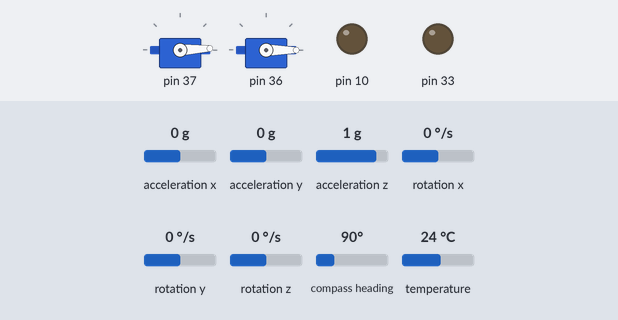
This program was run on a simulated Teensy 4. Shown: 2 × servo, output pins drawn as LEDs (lit = HIGH). The inputs (shaded band) are chosen by the test bench; at power-on: rotation y 0 °/s, rotation z 0 °/s, acceleration x 0 g, acceleration y 0 g, acceleration z 1 g, rotation x 0 °/s, compass heading 90°, temperature 24 °C. What the program prints to the serial monitor is not drawn.

Above: at 1.2 s.
1.3 s: rotation y set to 3 °/s
At 2.8 s:
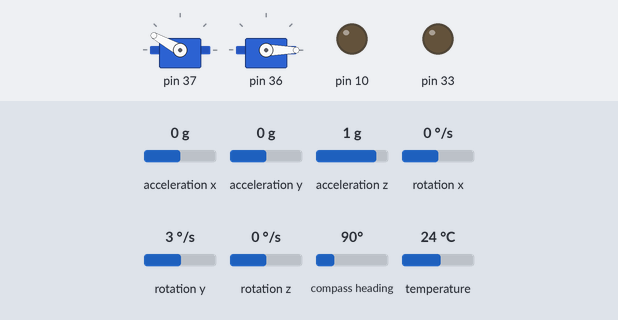
4.3 s: rotation z set to 3 °/s
At 5.2 s:
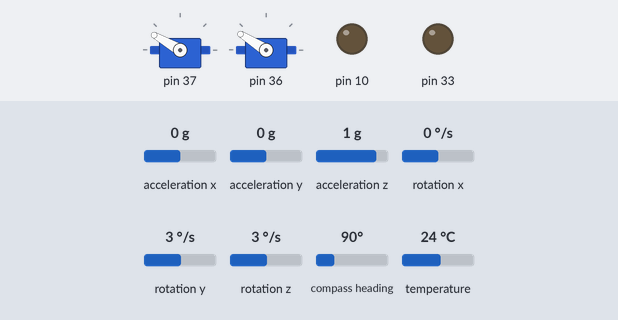
7.3 s: rotation y set to -4 °/s
At 10.2 s:
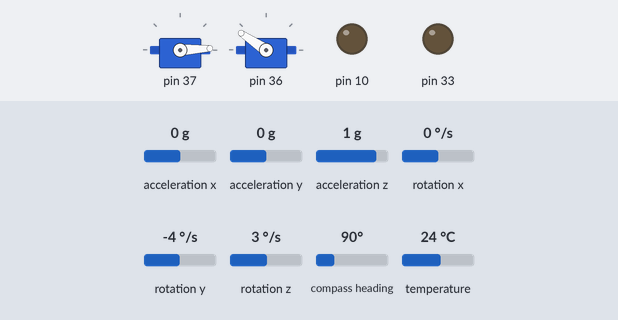
Timing chart, 0 to 16.3 s (numbered marks = the images above; inputs shaded):
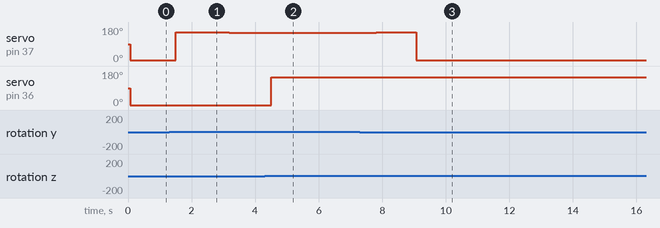

The program:

main.cpp
```cpp
#include <Arduino.h>

#include "FlightState.h"
#include "DataPoint.h"

#include "Orientation.h"
#include "PID.h"

#include "TVCMount.h"
#include "Pyro.h"

// ====================
// CUSTOM CLASSES
// ====================

TVCMount tvcMount(37, 36); // Z SERVO -> 37 Y SERVO -> 36
Pyro pyro(10, 33);


// ====================
// IMU
// ====================

Adafruit_LSM9DS1 lsm = Adafruit_LSM9DS1();


// ====================
// TIME
// ====================

uint64_t thisLoopMicros;
uint64_t calGyroMicros;
uint64_t flightStartMicros;
uint64_t calGyroLastMicros;
uint64_t launchDetectStart;
uint64_t burnoutDetectStart;
uint64_t dataLogMicros;

double dt;
double dtPID;
double lastPIDUpdate;

uint32_t nextServoWrite;
const uint8_t servoHz = 16;
const uint32_t servoWriteSpacing = 1000000 / servoHz;


// ====================
// ORIENTATION + PID
// ====================

Orientation ori;
LSM9DS1RawData imuRawData;
EulerAngles gyroData;
EulerAngles gyroOut;

float kp = 0.3;
float ki = 0.2;
float kd = 0.15;
float setpoint = 0;
PID pidY = {kp, ki, kd, setpoint};
PID pidZ = {kp, ki, kd, setpoint};

LSM9DS1CalGyroData calGyro;

double pidYOut, pidZOut;
double torqueY, torqueZ;
double angleYOut, angleZOut;

// ====================
// STATE
// ====================
FlightState currentState;

const uint8_t launchDetect = 12;
const int8_t burnoutDetect = -11;

const uint64_t launchDetectTime = 100000;


// ====================
// MISC / PROTO FUNCTIONS
// ====================

// Calibrate Gyros

// Torque PID


// ====================
// FUNCTIONS
// ====================

void startup()
{
  Serial.begin(9600);
  while (!Serial)
  {
    delay(1);
  }
  if (!lsm.begin())
  {
    Serial.println("LSM9DS1 could not be initialized, check your wiring!");
  }

  lsm.setupAccel(lsm.LSM9DS1_ACCELRANGE_2G);
  lsm.setupMag(lsm.LSM9DS1_MAGGAIN_4GAUSS);
  lsm.setupGyro(lsm.LSM9DS1_GYROSCALE_245DPS);

  currentState = GROUND_IDLE;
}

void beginTiming()
{
  nextServoWrite = micros() + servoWriteSpacing;
  flightStartMicros = micros();
  lastPIDUpdate = micros();
}

void updateTiming()
{
  thisLoopMicros = micros();
  dt = ((double)(thisLoopMicros - flightStartMicros) / 1000000.);
  flightStartMicros = thisLoopMicros;
}

void checkSensors()
{
  lsm.read();
  sensors_event_t a, m, g, temp;
  lsm.getEvent(&a, &m, &g, &temp);

  gyroData.roll = g.gyro.x;
  gyroData.pitch = g.gyro.y;
  gyroData.yaw = g.gyro.z;

  imuRawData.accelX = a.acceleration.x;
  imuRawData.accelY = a.acceleration.y;
  imuRawData.accelZ = a.acceleration.z;

  imuRawData.magX = m.magnetic.x;
  imuRawData.magY = m.magnetic.y;
  imuRawData.magZ = m.magnetic.z;
}

void updateOri()
{
  ori.update(gyroData, dt);
  gyroOut = ori.toEuler();

  Serial.print("Y => \t"); Serial.print(gyroOut.pitch * RAD_TO_DEG); Serial.print("\t");
  Serial.print("Z => \t"); Serial.print(gyroOut.yaw * RAD_TO_DEG); Serial.print("\n");

  // if (gyroOut.pitch >= 30 || gyroOut.pitch <= -30 || gyroOut.yaw >= 30 || gyroOut.yaw <= -30)
  // {
  //   currentState = ABORT;
  // }
}

void checkLaunch()
{
  if(imuRawData.accelX < launchDetect) launchDetectStart = thisLoopMicros;
  if(thisLoopMicros > launchDetectStart + launchDetectTime) currentState = POWERED_FLIGHT;
  // Serial.print("Accel X "); Serial.print(imuRawData.accelX); Serial.print("\t");
}

float calculateThrust(float _mass, float _accel)
{
  return _mass * _accel;
}

/*
  measuredForce = calculateThrust(MASS, imuRawData.accelX);

  tvcXPIDOutput = tvcXPID.update(rocketOrientationX);

  tvcX.update(asin(tvcXPIDOutput / (measuredForce / whateverTheRadiusOfYourMountIs)));
*/

void updatePID()
{
  dtPID = (double)(thisLoopMicros - lastPIDUpdate) / 1000000.;

  pidYOut = pidY.update(gyroData.pitch * RAD_TO_DEG, dtPID);
  pidZOut = pidZ.update(gyroData.yaw * RAD_TO_DEG, dtPID);

  // Serial.print("PID Y OUT => "); Serial.print(angleYOut); Serial.print("\t");
  // Serial.print("PID Z OUT => "); Serial.print(angleZOut); Serial.print("\n");

  angleYOut = constrain(pidYOut, -5, 5);
  angleZOut = constrain(pidZOut, -5, 5);

  // Serial.print("Y OUT => "); Serial.print(angleYOut); Serial.print("\t");
  // Serial.print("Z OUT => "); Serial.print(angleZOut); Serial.print("\n");

  if (thisLoopMicros >= nextServoWrite)
  {
    tvcMount.setAngle(angleYOut, angleZOut);
    nextServoWrite += servoWriteSpacing;
  }
  lastPIDUpdate = thisLoopMicros;
}

void checkApogee()
{

}
void activateChutes()
{

}

void checkLanded()
{

}

void showSafe()
{

}

void abort()
{

}


// ====================
// SETUP + LOOP
// ====================

void setup()
{
  tvcMount.setupPins();
  tvcMount.setOffsets(5, 0);
  pyro.setupPins();

  startup();

  // beginTimingGyroCal();
  // calGyros();

  beginTiming();
}

void loop()
{
  updateTiming();
  checkSensors();
  updateOri();
  updatePID();
  /*
  switch(currentState)
  {
    case GROUND_IDLE:
      checkLaunch();
      // currentState = POWERED_FLIGHT;
      break;
    case POWERED_FLIGHT:
      updatePID();
      // checkBurnout();
      break;
    case UNPOWERED_FLIGHT:
      checkApogee();
      break;
    case BALLISTIC_DESCENT:
      checkChuteStop();
      break;
    case CHUTE_DESCENT:
      checkLanded();
      break;
    case GROUND_SAFE:
      showSafe();
      break;
    case ABORT:
      abort();
      break;
  }
  */
}
```

DataPoint.h
```cpp
#ifndef DATA_POINT_H
#define DATA_POINT_H

#include <Arduino.h>

#include <FlightState.h>

union DataPoint
{
  struct
  {
    unsigned long elapsedFlightTime;

    FlightState logState;

    float batteryVoltage;

    float accelX;
    float accelY;
    float accelZ;

    float gyroX;
    float gyroY;
    float gyroZ;

    float altitude;

    float oriAngleX;
    float oriAngleY;
    float oriAngleZ;

    uint8_t heading;

    float tvcYTorque;
    float tvcZTorque;
    float tvcYAngle;
    float tvcZAngle;
  } data;

  uint8_t serializedData[150]; // Approx size
} sentData;

#endif
```

FlightState.h
```cpp
#ifndef FLIGHT_STATE_H
#define FLIGHT_STATE_H

enum FlightState
{
  GROUND_IDLE = 1,
  POWERED_FLIGHT = 2,
  UNPOWERED_FLIGHT = 3,
  BALLISTIC_DESCENT = 4,
  CHUTE_DESCENT = 5,
  GROUND_SAFE = 6,
  ABORT = 7,
  STATIC_FIRE = 8,
  STATIC_ABORT = 9
};

#endif
```

Pyro.h
```cpp
#ifndef PYRO_H
#define PYRO_H

#include <Arduino.h>

class Pyro
{
public:
    Pyro(uint8_t pyroPin1, uint8_t pyroPin2);

    void setupPins();
    void triggerPin(uint8_t _pyroPin);

private:
    uint8_t _pyroPin;

    uint8_t _pyroPin1;
    uint8_t _pyroPin2;
};

#endif
```

TVCMount.h
```cpp
#ifndef TVC_MOUNT_H
#define TVC_MOUNT_H

#include <Arduino.h>
#include <Servo.h>

class TVCMount
{
public:
    TVCMount(uint8_t zServoPin, uint8_t yServoPin);

    void setupPins();
    void setOffsets(int zServoOffset, int yServoOffset);
    void setAngle(uint8_t zAngle, uint8_t yAngle);
    void setServos(uint8_t zAngle, uint8_t yAngle);
    void home();

    float tvcMountForce;
private:
    uint8_t _servoGearRatio = 6;
    uint8_t _homeAngle = 90;

    Servo _zServo;
    uint8_t _zServoPin;
    int _zServoOffset;

    Servo _yServo;
    uint8_t _yServoPin;
    int _yServoOffset;
};

#endif
```

Pyro.cpp
```cpp
#include <Pyro.h>

Pyro::Pyro(uint8_t pyroPin1, uint8_t pyroPin2)
{
    _pyroPin1 = pyroPin1;
    _pyroPin2 = pyroPin2;
}

void Pyro::setupPins()
{
    pinMode(_pyroPin1, OUTPUT);
    pinMode(_pyroPin2, OUTPUT);
}

void Pyro::triggerPin(uint8_t _pyroPin)
{
    digitalWrite(_pyroPin, HIGH);
    delay(500);
    digitalWrite(_pyroPin, LOW);
}
```

TVCMount.cpp
```cpp
#include <TVCMount.h>

TVCMount::TVCMount(uint8_t zServoPin, uint8_t yServoPin)
{
    _zServoPin = zServoPin;
    _yServoPin = yServoPin;
}

void TVCMount::setupPins()
{
    _zServo.attach(_zServoPin);
    _yServo.attach(_yServoPin);
}

void TVCMount::setOffsets(int zServoOffset, int yServoOffset)
{
    _zServoOffset = zServoOffset;
    _yServoOffset = yServoOffset;
}

void TVCMount::setAngle(uint8_t zAngle, uint8_t yAngle)
{
    _zServo.write(((zAngle + _zServoOffset) + _homeAngle) * _servoGearRatio);
    _yServo.write(((yAngle + _yServoOffset) + _homeAngle) * _servoGearRatio);
}

void TVCMount::setServos(uint8_t zAngle, uint8_t yAngle)
{
    _zServo.write((zAngle + _zServoOffset) + _homeAngle);
    _yServo.write((yAngle + _yServoOffset) + _homeAngle);
}

void TVCMount::home()
{
    setAngle(0, 0);
}
```

Measured:
- the behaviour switches between 1 and 2 °/s on rotation y (found by bisection; images 0 and 1)
- the behaviour switches between 1 and 2 °/s on rotation z (found by bisection; images 1 and 2)
- after the input at 1.3 s, servo on pin 37: 3° → 151° after 0.20 s, → 150° 1.7 s later
- after the input at 4.3 s, servo on pin 36: 0° → 148° after 0.20 s, → 147° 1.7 s later
- after the input at 7.3 s, servo on pin 37: 149° → 150° at once, → 151° 0.50 s later, → 3° 1.3 s later, → 4° 3.7 s later, … (5 changes in this stretch)
